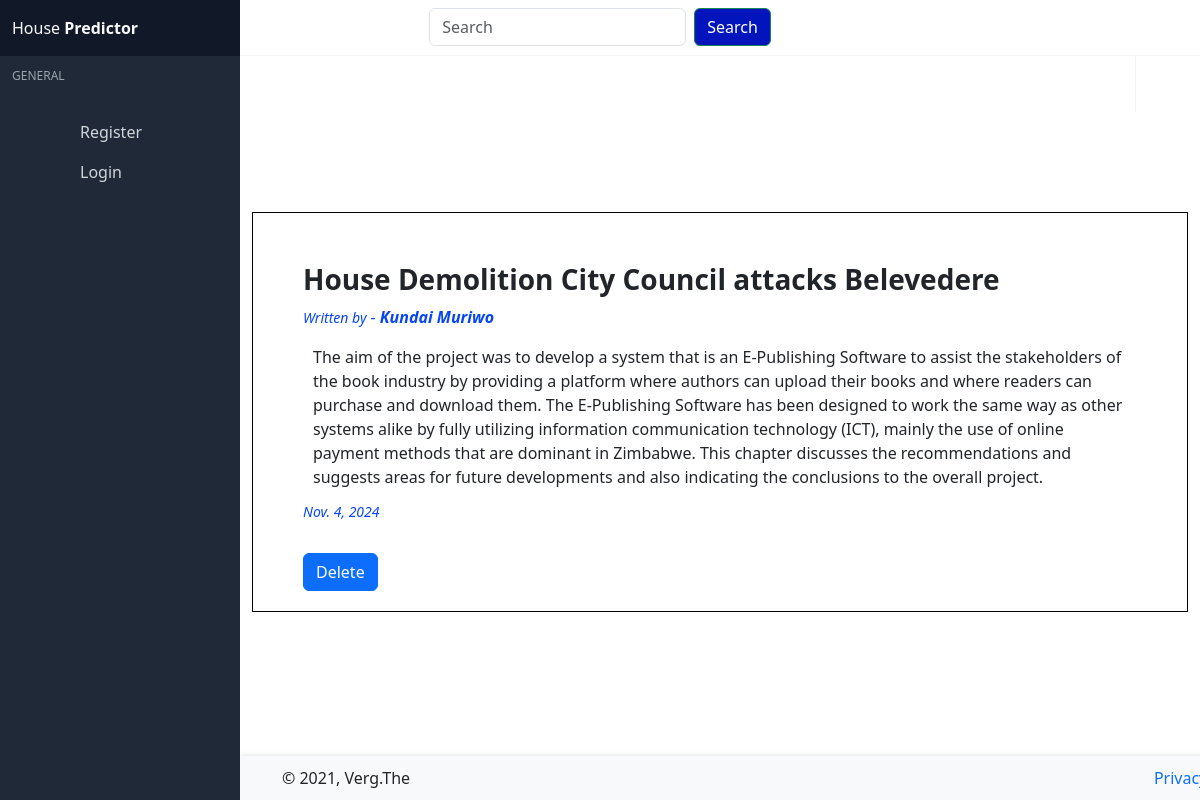
The page /news/1/ on the database its author committed.
### base/models.py (models this page shows, shortened)
class Blog(models.Model):
    author = models.CharField(max_length=100)
    name = models.CharField(max_length=100)
    content = models.TextField()
    created = models.DateField(default=timezone.now)

### base/views.py (the view)
# urls.py: path('news/<str:pk>/', NewsDetailView.as_view(), name="news-detail"),
class NewsDetailView(DetailView):
    model = Blog
    template_name = 'base/news-detail.html'
    context_object_name = 'news'

### base/templates/base/news-detail.html
{% extends 'base/home.html'%}
{% block content%}
<div class="container" style="height: auto;">
    <div class="blog-detail" style="padding: 50px; margin-top: 50px; overflow: auto; border: 0.5px solid black ;">
        <h3><b>{{news.name}}</b></h3>
        <span>
            <i><p><small>Written by</small> - <b>{{news.author}}</b></p></i>
        </span>
        <p style="line-height: 1.5; margin: 10px;">{{news.content}}</p>
        <span>
            <i><small>{{news.created}}</small></i>
        </span>
        <div class="dlt-button" style="margin-top: 30px; margin-bottom: -30px;">
            <a href="{% url 'news-delete' news.id %}" class="btn btn-primary">Delete</a>
        </div>
    </div>
</div>
{% endblock%}

### base/static/base/css/main.css (style rules this page uses)
*,::after,::before { box-sizing:border-box }
html { -moz-tab-size:4;-o-tab-size:4;tab-size:4 }
html { line-height:1.15;-webkit-text-size-adjust:100% }
body { margin:0 }
body { font-family:system-ui,-apple-system,'Segoe UI',Roboto,Helvetica,Arial,sans-serif,'Apple Color Emoji','Segoe UI Emoji' }
b,strong { font-weight:bolder }
small { font-size:80% }
blockquote,dd,dl,figure,h1,h2,h3,h4,h5,h6,hr,p,pre { margin:0 }
html { font-family:ui-sans-serif,system-ui,-apple-system,BlinkMacSystemFont,"Segoe UI",Roboto,"Helvetica Neue",Arial,"Noto Sans",sans-serif,"Apple Color Emoji","Segoe UI Emoji","Segoe UI Symbol","Noto Color Emoji";line-height:1.5 }
body { font-family:inherit;line-height:inherit }
*,::after,::before { box-sizing:border-box;border-width:0;border-style:solid;border-color:#e5e7eb }
h1,h2,h3,h4,h5,h6 { font-size:inherit;font-weight:inherit }
a { color:inherit;text-decoration:inherit }
* { --tw-shadow:0 0 #0000 }
* { --tw-ring-inset:var(--tw-empty, );--tw-ring-offset-width:0px;--tw-ring-offset-color:#fff;--tw-ring-color:rgba(59, 130, 246, 0.5);--tw-ring-offset-shadow:0 0 #0000;--tw-ring-shadow:0 0 #0000 }
body { --tw-bg-opacity:1;background-color:rgba(249,250,251,var(--tw-bg-opacity));font-size:1rem;line-height:1.5rem;padding-top:3.5rem }
@media (min-width:1024px) { body { padding-left:15rem } }

### base/static/base/css/index.css (style rules this page uses)
.blog-detail span { color: rgb(6, 69, 245); font-style: italic; font-size: 1rem; }
.blog-detail p { text-align: left; }

### rows shown on the page
Blog: name "House Demolition City Council attacks Belevedere", author "Kundai Muriwo", content "The aim of the project was to develop a system that is an E-Publishing Software to assist the stakeholders of the book industry by providing a platform where authors can upload their books and where readers can purchase and download them. The E-Publishing Software has been designed to work the same way as other systems alike by fully utilizing information communication technology (ICT), mainly the use of online payment methods that are dominant in Zimbabwe. This chapter discusses the recommendations and suggests areas for future developments and also indicating the conclusions to the overall project.", created "Nov. 4, 2024"
